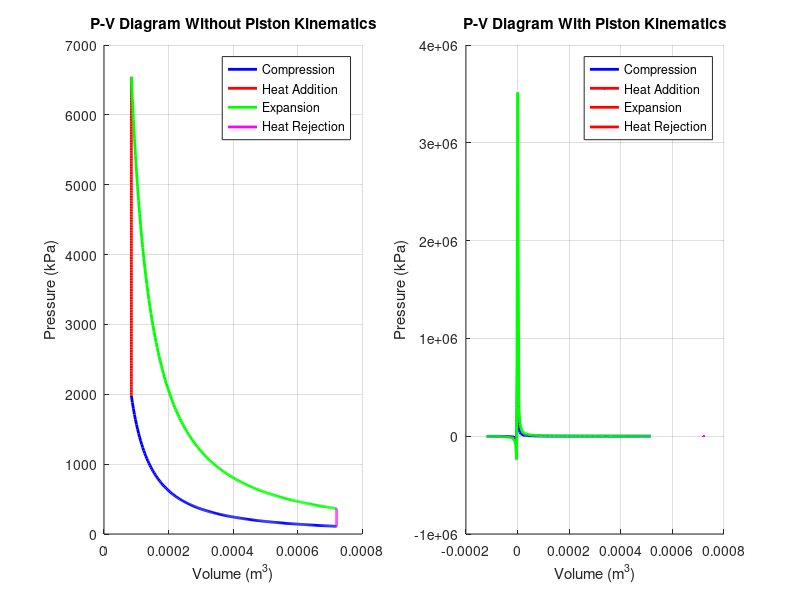

This chart was generated by the following MATLAB code:
clc; clear;

gamma = 1.35;                  % Specific heat ratio
P1 = 110;                      % Initial pressure in kPa
T1 = 400;                      % Initial temperature in K
T3 = 2800;                     % Max temperature in K
bore = 0.09;                   % in m
stroke = 0.1;                  % in m
L = 0.14;                      % Connecting rod length in m
CR = 8.5;                      % Compression ratio

%% ENGINE GEOMETRY
V_swept = (pi/4) * bore^2 * stroke;
V_clearance = V_swept / (CR - 1);
V1 = V_swept + V_clearance;
V2 = V_clearance;
V3 = V2;
V4 = V1;

%% STATE POINTS WITHOUT KINEMATICS
T2 = T1 * (V1/V2)^(gamma - 1);
P2 = P1 * (V1/V2)^gamma;

P3 = P2 * T3 / T2;
T4 = T3 * (V3/V4)^(gamma - 1);
P4 = P3 * (V3/V4)^gamma;

%% THERMAL EFFICIENCY
eta = 1 - 1 / (CR^(gamma - 1));

fprintf('Thermal efficiency: %.2f%%\n', eta * 100);

%% P-V DIAGRAM WITHOUT KINEMATICS
n = 200;
V_comp = linspace(V1, V2, n);
P_comp = P1 * (V1 ./ V_comp).^gamma;

V_exp = linspace(V3, V4, n);
P_exp = P3 * (V3 ./ V_exp).^gamma;

% Constant volume processes
P_23 = linspace(P2, P3, n);
V_23 = V2 * ones(1, n);

P_41 = linspace(P4, P1, n);
V_41 = V1 * ones(1, n);

%% PISTON KINEMATICS FUNCTION
theta = linspace(0, pi, n);          % crank angle from 0 to 180 deg
a = stroke / 2;                      % crank radius
R = L / a;                           % ratio of connecting rod to crank

vol_kin = @(th) V_clearance + V_swept/2 * (1 - cos(th) + (1/R) - sqrt(1 - (1/R^2)*sin(th).^2));

V_comp_kin = vol_kin(theta);
P_comp_kin = P1 * (V1 ./ V_comp_kin).^gamma;

V_exp_kin = fliplr(vol_kin(theta));
P_exp_kin = P3 * (V3 ./ V_exp_kin).^gamma;

figure

% Without Kinematics
subplot(1,2,1);
hold on;
plot(V_comp, P_comp, 'b', 'LineWidth', 2);      % 1-2
plot(V_23, P_23, 'r', 'LineWidth', 2);          % 2-3
plot(V_exp, P_exp, 'g', 'LineWidth', 2);        % 3-4
plot(V_41, P_41, 'm', 'LineWidth', 2);          % 4-1
title('P-V Diagram Without Piston Kinematics');
xlabel('Volume (m^3)');
ylabel('Pressure (kPa)');
grid on;
legend('Compression', 'Heat Addition', 'Expansion', 'Heat Rejection');

% With Kinematics
subplot(1,2,2);
hold on;
plot(V_comp_kin, P_comp_kin, 'b', 'LineWidth', 2);  % 1-2
plot(V2, P2:((P3-P2)/n):P3, 'r', 'LineWidth', 2);   % 2-3
plot(V_exp_kin, P_exp_kin, 'g', 'LineWidth', 2);    % 3-4
plot(V1, P4:((P1-P4)/n):P1, 'm', 'LineWidth', 2);   % 4-1
title('P-V Diagram With Piston Kinematics');
xlabel('Volume (m^3)');
ylabel('Pressure (kPa)');
grid on;
legend('Compression', 'Heat Addition', 'Expansion', 'Heat Rejection');
